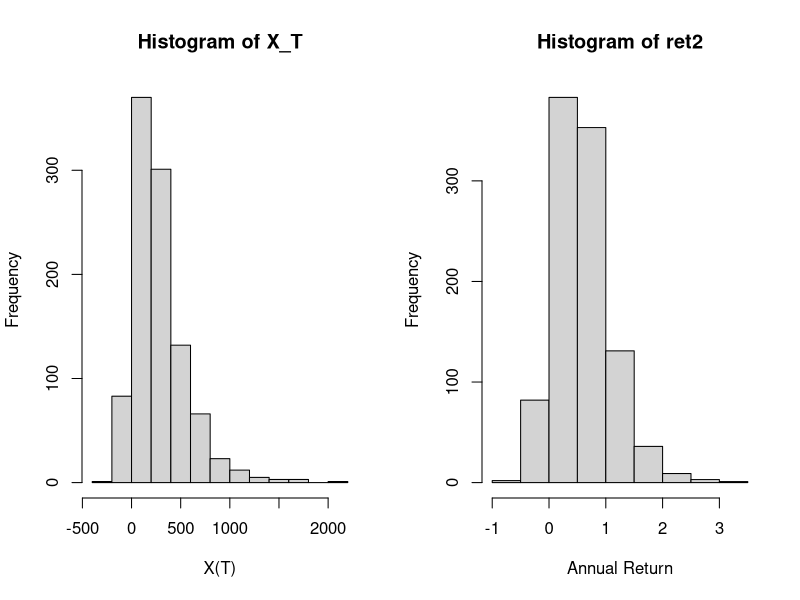

This chart was generated by the following R code:
# Replicating script ------------------------------------------------------
# Author: Alejandro Jiménez Rico <aljrico@gmail.com>



# Libraries ---------------------------------------------------------------

library(ggplot2)
library(dplyr)


# Parameters --------------------------------------------------------------

alpha <- 0.0343 # Expected return of the risky market
sigma <- 0.1544 # Expected volatility of the risky market
a <- 10 # Factor 'a'
years <- 60 # Total time
A <- 0.5 # Factor 'A'
K <- 1 # Factor 'K'
nsim <- 1000 # Number of simulations
gamma <- -alpha/(A*sigma^2)+1 # Factor 'gamma'
c <- a # Factor 'c'

# Array that defines the actual wealth of the investor at every time step
x <- c()
x[1] <- 10 # Initial wealth

# Array that contains the inputs and outputs of cash within each investor's account
C <- append(rep(a, round(years/2)),rep(-a, round(years/2)))

# Array that stores the final wealth of each investor
X_T <- c()

# Array that stores the historic 'pi' factor of an investor
pirec <- c()




# Functions ---------------------------------------------------------------

dX <- function(pi, x, alpha, sigma, C, win){
	dX <- pi*x*(alpha + sigma*win) + C
	return(dX)
}

fg <- function(C, time){
	dum <- C[-c(1:time)]
	sum(dum)
}

fpi <- function(A, K, X, C, time){
	g <- fg(C,time)
	pi <- A*(K + X + g)/X
	return(pi)
}

ES <- function(distr, a){
	VaR <- quantile(distr, a)
	ES <- mean(distr[distr<VaR])

	return(ES)
}


# Simulation --------------------------------------------------------------
i <- 0
j <- 0
ylim <- round(years/2)
for(k in 1:nsim){
	for(i in 1:ylim){
		time <- i + j
		cap <- C[i]
		X <- x[i]
		win <- rnorm(1)
		pi <- fpi(A,K,X,C,time)
		pirec[i] <- pi
		x[i+1] <- x[i] + dX(pi,X,alpha,sigma,cap,win)
		lim <- i +1
	}

	for(j in lim:years){
		time <- i + j
		cap <- C[j]
		X <- x[j]
		win <- rnorm(1)
		pi <- fpi(A,K,X,C,time)
		pirec[j] <- pi
		x[j+1] <- x[j] + dX(pi,X,alpha,sigma,cap,win)
	}
	X_T[k] <- tail(x, n=1)
}



# Measurements ------------------------------------------------------------

ret2 <- (1/years)*(-1 + (1 + (2*(X_T))/(c*years))^(1/2))*100

pi_b <- alpha^(-1)*log(1+median(ret2))

par(mfrow=c(1,2))
hist(X_T, xlab= "X(T)")
hist(ret2, xlab="Annual Return")

ES(X_T, 0.05)
median(ret2)
pi_b

